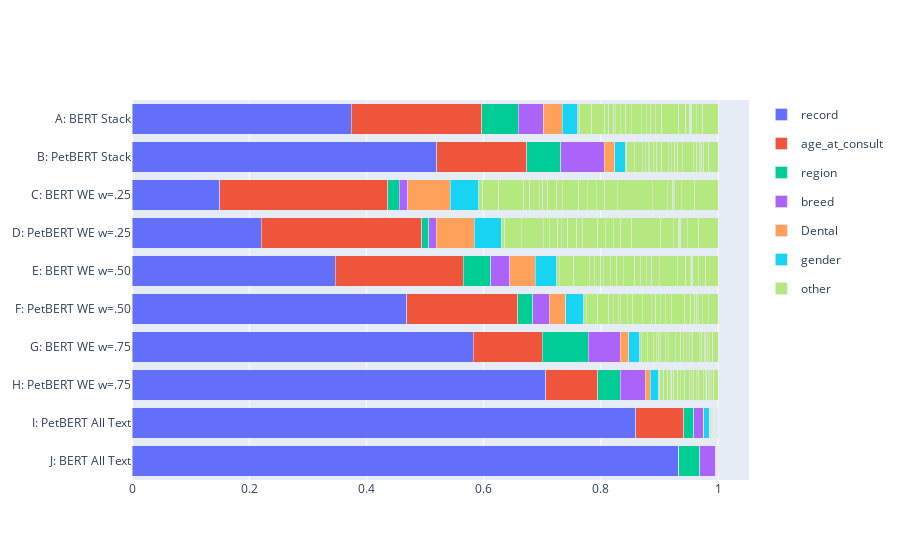

Notebook code for this chart:
### Code cell
configs = [
    "vet_50c_all_text",
    "vet_59c_ensemble_25",
    "vet_59c_ensemble_50",
    "vet_59c_ensemble_75",
    "vet_59c_stack",
    "vet_10c_all_text",
    "vet_19c_ensemble_25",
    "vet_19c_ensemble_50",
    "vet_19c_ensemble_75",
    "vet_19c_stack",
]
configs = [
    "vet_59c_stack",
    "vet_19c_stack",
    "vet_59c_ensemble_25",
    "vet_19c_ensemble_25",
    "vet_59c_ensemble_50",
    "vet_19c_ensemble_50",
    "vet_59c_ensemble_75",
    "vet_19c_ensemble_75",
    "vet_50c_all_text",
    "vet_10c_all_text",
]

configs = [
    "vet_19c_stack",
    "vet_59c_stack",
    "vet_19c_ensemble_25",
    "vet_59c_ensemble_25",
    "vet_19c_ensemble_50",
    "vet_59c_ensemble_50",
    "vet_19c_ensemble_75",
    "vet_59c_ensemble_75",
    "vet_10c_2_all_text",
    "vet_50c_all_text",
]

c2c_dict = {
    "vet_59c_stack": "A: PetBERT Stack",
    "vet_19c_stack": "B: BERT Stack",
    "vet_59c_ensemble_25": "C: PetBERT WE w=.25",
    "vet_19c_ensemble_25": "D: BERT WE w=.25",
    "vet_59c_ensemble_50": "E: PetBERT WE w=.50",
    "vet_19c_ensemble_50": "F: BERT WE w=.50",
    "vet_59c_ensemble_75": "G: PetBERT WE w=.75",
    "vet_19c_ensemble_75": "H: BERT WE w=.75",
    "vet_50c_all_text": "I: PetBERT All Text",
    "vet_10c_all_text": "J: BERT All Text",
    "vet_10c_2_all_text": "J: BERT All Text 2",
}

configs = [
    "vet_19c_stack",
    "vet_59c_stack",
    "vet_19c_ensemble_25",
    "vet_59c_ensemble_25",
    "vet_19c_ensemble_50",
    "vet_59c_ensemble_50",
    "vet_19c_ensemble_75",
    "vet_59c_ensemble_75",
    # "vet_10c_all_text",
    "vet_10c_2_all_text",
    "vet_50c_all_text",
]

c2c_dict = {
    "vet_19c_stack": "A: BERT Stack",
    "vet_59c_stack": "B: PetBERT Stack",
    "vet_19c_ensemble_25": "C: BERT WE w=.25",
    "vet_59c_ensemble_25": "D: PetBERT WE w=.25",
    "vet_19c_ensemble_50": "E: BERT WE w=.50",
    "vet_59c_ensemble_50": "F: PetBERT WE w=.50",
    "vet_19c_ensemble_75": "G: BERT WE w=.75",
    "vet_59c_ensemble_75": "H: PetBERT WE w=.75",
    "vet_50c_all_text": "I: PetBERT All Text",
    "vet_10c_all_text": "J: BERT All Text",
}


val_dict = {}
for config in configs:
    with open(f"../models/shap_vals/summed_{config}.pkl", "rb") as f:
        grouped_shap_vals = pickle.load(f)
    val_dict[config] = (
        abs(grouped_shap_vals).sum(axis=0).mean(axis=0)
        / abs(grouped_shap_vals).sum(axis=0).mean(axis=0).sum()
    )
df1 = pd.DataFrame(columns=["config", "col", "val", "total"])
for idx, config in enumerate(configs):
    vals = val_dict[config]
    args = ConfigLoader(
        config, "../configs/shap_configs.yaml", "../configs/dataset_default.yaml"
    )
    cols = args.categorical_cols + args.numerical_cols + args.text_cols
    for i, col in enumerate(cols):
        df1 = pd.concat(
            [
                df1,
                pd.DataFrame(
                    [
                        {
                            "config": c2c_dict[config],
                            "col": col,
                            "val": vals[i],
                            "total": 1,
                        }
                    ]
                ),
            ],
            ignore_index=True,
        )


# country_index = col_index
# year = config
# country = col
# pop = val
# cols_to_use = set(df1[df1["val"] > 0.05]['col'].values)
cols_to_use = (
    df1.groupby("col")["val"]
    .sum()
    .reset_index()
    .sort_values("val", ascending=False)["col"]
    .values[:6]
)
# if col not in cols_to_use: set col = 'other'
df1.loc[~df1["col"].isin(cols_to_use), "col"] = "other"
# cols_to_use.add('other')
# cols_to_use = list(cols_to_use)
cols_to_use = list(cols_to_use) + ["other"]
# df1 = df1.sort_values(["val"], ignore_index=True, ascending=False)
# df1 = df1.sort_values(["config"], key=lambda x: x.map(dict(zip(configs, range(len(configs))))), ignore_index=False, ascending=True)
# make col index based on cols_to_use
df1["col_index"] = df1["col"].apply(lambda x: cols_to_use.index(x))
# if col == 'other': set col_index = max(col_index) + 1
df1.loc[df1["col"] == "other", "col_index"] = df1["col_index"].max() + 1
# df1 = df1.sort_values(["config"], ignore_index=True, ascending=True)
# df1 = df1.sort_values(["col_index"], ignore_index=True, ascending=True)


# custom_order = dict(zip(range(len(cols_to_use)),configs ))
# df1 = df1.sort_values(by=["col_index", "config"], ignore_index=True, ascending=[True, True], key=lambda x: x.map(custom_order))


# # custom_order = dict(zip(configs, range(len(configs)) ))
# # df1 = df1.sort_values(by=["config", "col_index" ], ignore_index=False, ascending=[True, True], key=lambda x: x.map(custom_order))
# # df1 =
# # # df1 = df1.sort_values(by=["col_index", "config"], ignore_index=True, ascending=[True, True], key=lambda x: x.map(custom_order))

df1 = df1.sort_values(
    ["col_index", "config"], ignore_index=True, ascending=[True, False]
)
#
# colors = px.colors.qualitative.Set3[:len(cols)]


df1["showlegend"] = df1.groupby("col")["config"].cumcount() == 0
# + px.colors.qualitative.Pastel + px.colors.qualitative.Bold + px.colors.qualitative.Light24
colors = px.colors.qualitative.Plotly

fig = go.Figure()
for index, row in df1.iterrows():
    fig.add_trace(
        go.Bar(
            y=[row["config"]],
            # y=[1],
            x=[row["val"]],
            # customdata=[row["gdpPercap"]],
            # hovertemplate="%{x:2f}, GDP per capita: %{customdata:2f}",
            marker=dict(color=colors[row["col_index"]]),
            name=row["col"],
            legendgroup=row["col"],
            showlegend=row["showlegend"],
            orientation="h",
        )
    )

fig.update_layout(barmode="stack", hovermode="y unified")
